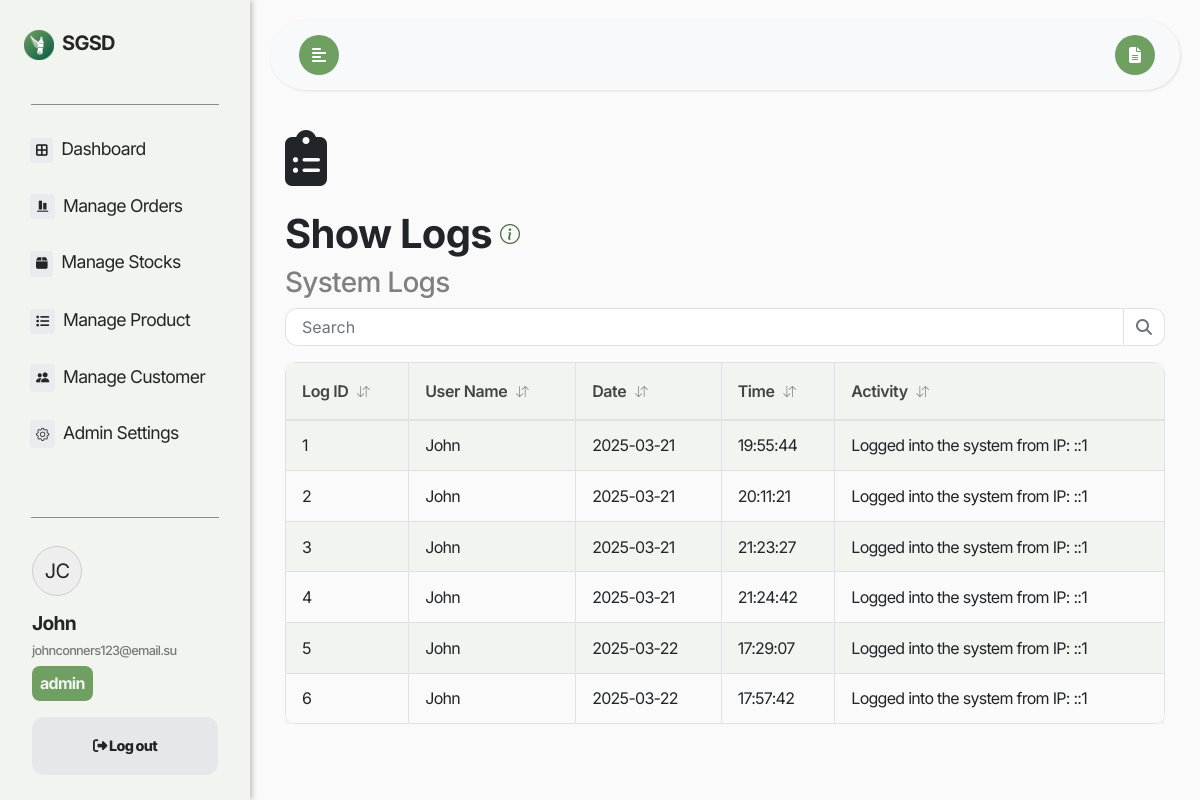
The app's page /Logs/index.php (signed in) with its own data.
### tables this page shows
CREATE TABLE `users` (
  `User_ID` int(11) NOT NULL,
  `Role` varchar(50) NOT NULL,
  `First_Name` varchar(255) NOT NULL,
  `Last_Name` varchar(255) NOT NULL,
  `Email` varchar(255) DEFAULT NULL,
  `Password_hash` varchar(255) NOT NULL,
  `reset_token_hash` varchar(64) DEFAULT NULL,
  `reset_token_expires_at` datetime DEFAULT NULL,
  `Account_activation_hash` varchar(64) DEFAULT NULL
);

CREATE TABLE `logs` (
  `Log_ID` int(11) NOT NULL,
  `User_ID` int(11) DEFAULT NULL,
  `User_Full_Name` varchar(255) DEFAULT NULL,
  `Order_ID` int(11) DEFAULT NULL,
  `Date` date DEFAULT NULL,
  `Time` time DEFAULT NULL,
  `Activity` varchar(255) DEFAULT NULL
);

### check_session.php (called while the page is built, shortened)
<?php
require_once('../dbconnect.php');
$user_email = $_SESSION['email'];
$sql = "SELECT User_ID, First_Name, Email, Role FROM Users WHERE Email = ?";
$stmt = $conn->prepare($sql);
$stmt->bind_param("s", $user_email);
$stmt->execute();
$result = $stmt->get_result();
$row = $result->fetch_assoc();
$user_role = $row['Role'];
?>

### Logs/index.php (the view, shortened to what this page needs)
<?php
include('../check_session.php');
include '../dbconnect.php';
$user_email = $_SESSION['email'];
$query = "SELECT First_Name, Last_Name FROM Users WHERE Email = ?";
$stmt = $conn->prepare($query);
$stmt->bind_param("s", $user_email);
$stmt->execute();
$stmt->bind_result($user_first_name, $user_last_name);
$query = "SELECT Logs.Log_ID,
                 Users.First_Name AS First_Name,
                 Logs.Date,
                 Logs.Time,
                 Logs.Activity
          FROM Logs
          INNER JOIN Users ON Logs.User_ID = Users.User_ID";
$result = $conn->query($query);
?>
<!DOCTYPE html>
<html lang="en">
<head>
    <link rel="stylesheet" href="https://cdn.jsdelivr.net/npm/bootstrap@4.6.0/dist/css/bootstrap.min.css">
    <link rel="stylesheet" href="https://cdnjs.cloudflare.com/ajax/libs/font-awesome/5.15.3/css/all.min.css">
    <link href='https://unpkg.com/boxicons@2.1.4/css/boxicons.min.css' rel='stylesheet'>
    <link rel="stylesheet" href="https://cdn.jsdelivr.net/npm/bootstrap-icons@1.11.3/font/bootstrap-icons.min.css">
    <link rel="stylesheet" href="https://cdnjs.cloudflare.com/ajax/libs/font-awesome/6.2.0/css/all.min.css">
    <link rel="stylesheet" href="https://cdn.jsdelivr.net/npm/bootstrap-icons@1.3.0/font/bootstrap-icons.css">
    <link rel="stylesheet" href="../style/styles.css">
</head>
<body>
<div class="wrapper">
    <nav id="sidebar">
        <div class="sidebar-header mt-4 mb-4">
            <div class="d-flex justify-content-between align-items-center">
                <a class="navbar-brand m-0 p-1" href="#">
                <img src="../logo.png" alt="SGSD Logo" width="30" height="30" class="mr-1"> SGSD
                </a>
            </div>
        </div>
        <hr class="line">
        <ul class="list-unstyled components p-0">
            <li>
                <a href="../Dashboard" class="sidebar-items-a">
                    <i class="fa-solid fa-border-all" style="font-size:13.28px; background-color: #e8ecef; padding: 6px; border-radius: 3px;"></i>
                    <span>&nbsp;Dashboard</span>
                </a>
            </li>
            <?php if ($user_role !== 'driver') :
            ?>
                <li>
                    <a href="../ManageOrders">
                        <i class="bx bxs-objects-vertical-bottom" style="font-size:13.28px; background-color: #e8ecef; padding: 6px; border-radius: 3px;"></i>
                        <span>&nbsp;Manage Orders</span>
                    </a>
                </li>
            <?php endif; ?>
            <?php if ($user_role === 'admin' || $user_role === 'staff') :
            ?>
                <li>
                    <a href="../ManageStocks">
                        <i class="fa-solid fa-box" style="font-size:13.28px; background-color: #e8ecef; padding: 6px; border-radius: 3px;"></i>
                        <span>&nbsp;Manage Stocks</span>
                    </a>
                </li>
                <li>
                    <a href="../ManageProducts">
                        <i class="fa-solid fa-list" style="font-size:13.28px; background-color: #e8ecef; padding: 6px; border-radius: 3px;"></i>
                        <span>&nbsp;Manage Product</span>
                    </a>
                </li>
            <?php endif; ?>
            <?php if ($user_role === 'admin') :
            ?>
                <li>
                    <a href="../ManageCustomers">
                        <i class="bi bi-people-fill" style="font-size:13.28px; background-color: #e8ecef; padding: 6px; border-radius: 3px;"></i>
                        <span>&nbsp;Manage Customer</span>
                    </a>
                </li>
                <li>
                    <a href="../AdminSettings">
                        <i class="bi bi-gear" style="font-size:13.28px; background-color: #e8ecef; padding: 6px; border-radius: 3px;"></i>
                        <span>&nbsp;Admin Settings</span>
                    </a>
                </li>
            <?php endif; ?>
        </ul>
        <div class="sidebar-spacer"></div>
        <hr class="line">
        <ul class="list-unstyled CTAs pt-0 mb-0 sidebar-bottom">
            <li class="sidebar-username pb-2">
                <div class="align-items-center">
                    <div class="profile-initials rounded-circle d-flex align-items-center justify-content-center mb-3" style="width: 50px; height: 50px; border: 1px solid #ccc; background-color: #eee; font-size: 20px;">
                        <?php
                            echo strtoupper(substr($user_first_name, 0, 1) . substr($user_last_name, 0, 1));
                        ?>
                    </div>
                    <div>
                        <h1><?php echo htmlspecialchars($user_first_name); ?></h1>
                        <h2><?php echo htmlspecialchars($user_email); ?></h2>
                        <h5 style="font-size: 1em; background-color: #6fa062; color: #F2f2f2; font-weight: 700; padding: 8px; border-radius: 8px; width: fit-content;"><?php echo htmlspecialchars($user_role); ?></h5>
                    </div>
                </div>
            </li>
            <li>
                <a href="#" class="logout">
                <i class="fa-solid fa-sign-out-alt"></i>
                <span>Log out</span>
                </a>
            </li>
        </ul>
    </nav>
    <div id="content">
    <nav class="navbar navbar-expand-lg navbar-light bg-light" id="mainNavbar">
            <div class="container-fluid">
                <button type="button" id="sidebarCollapse" class="btn btn-info ml-1" data-toggle="tooltip" data-placement="bottom" title="Toggle Sidebar">
                    <i class="fas fa-align-left"></i>
                </button>
                <button class="btn btn-dark d-inline-block ml-auto" type="button" id="manualButton" data-toggle="tooltip" data-placement="bottom" title="View Manual">
                    <i class="fas fa-file-alt"></i>
                </button>
            </div>
        </nav>
        <div class="container mt-4">
            <div class="pb-4">
            <i class="fa-solid fa-clipboard-list" style="font-size:56px;"></i>
            </div>
            <div class="d-flex align-items-center">
                <h1><b>Show Logs</b></h1>
                <i class="bi bi-info-circle pl-2 pb-2" style="font-size: 20px; color:rgb(74, 109, 65); font-weight: bold;" data-toggle="tooltip" data-placement="top" title="This page audits and tracks user activity."></i>
            </div>
            <h3 style="color: gray;">System Logs</h3>
            <div class="d-flex align-items-center justify-content-between mb-3">
            <div class="input-group">
                <input type="search" class="form-control" placeholder="Search" aria-label="Search" id="searchInput">
                <button class="btn btn-outline-secondary" type="button" id="search">
                <i class="fa fa-search"></i>
                </button>
            </div>
            </div>
            <div style="max-height: 750px; overflow-y: auto; overflow-x: hidden;">
            <div class="table-responsive d-none d-md-block">
            <table class="table table-striped table-bordered" id="logsTable">
                <thead>
                <tr>
                    <th onclick="sortTable(0)">Log ID <i class="bi bi-arrow-down-up"></i></th>
                    <th onclick="sortTable(1)">User Name <i class="bi bi-arrow-down-up"></i></th>
                    <th onclick="sortTable(3)">Date <i class="bi bi-arrow-down-up"></i></th>
                    <th onclick="sortTable(4)">Time <i class="bi bi-arrow-down-up"></i></th>
                    <th onclick="sortTable(5)">Activity <i class="bi bi-arrow-down-up"></i></th>
                </tr>
                </thead>
                <tbody>
                <?php if (mysqli_num_rows($result) > 0): ?>
                    <?php while ($row = mysqli_fetch_assoc($result)): ?>
                    <tr>
                        <td><?php echo $row['Log_ID']; ?></td>
                        <td><?php echo $row['First_Name']; ?></td>
                        <td><?php echo $row['Date']; ?></td>
                        <td><?php echo $row['Time']; ?></td>
                        <td><?php echo $row['Activity']; ?></td>
                    </tr>
                    <?php endwhile; ?>
                <?php else: ?>
                    <tr>
                    <td colspan="6">No logs found.</td>
                    </tr>
                <?php endif; ?>
                </tbody>
            </table>
            </div>
        </div>
        </div>
        </div>
    </div>

### style/styles.css (style rules this page uses)
a.logout { display: flex; justify-content: center; align-items: center; text-align: center; width: 186px; font-weight: 800; border-radius: 12px !important; padding: 18px !important; background: #e5e7eb; color: #242424; margin: 0 auto; }
#sidebar { display: flex; flex-direction: column; min-height: 100vh; overflow-y: auto; overflow-x: hidden; }
.sidebar-spacer { flex-grow: 1; }
.sidebar-bottom { margin-top: auto; }
#searchInput { border-top-left-radius: 12px; border-bottom-left-radius: 12px; }
#search { border-top-right-radius: 12px; border-bottom-right-radius: 12px; }
.input-group .form-control { border-radius: 10px 0 0 10px; border: 1px solid #dee2e6; padding: 0.6rem 1rem; transition: all 0.3s; }
.input-group .btn-outline-secondary { border-radius: 0 10px 10px 0; border: 1px solid #dee2e6; border-left: none; background-color: #fff; color: #6c757d; transition: all 0.3s; }
.form-control { border-radius: 10px; padding: 0.75rem 1rem; border: 1px solid #ced4da; transition: all 0.3s ease; }

### Logs/index.php (style rules this page uses)
body { font-family: 'Inter', sans-serif !important; background: #fafafa; letter-spacing: -0.045em; }
a, a:hover, a:focus { color: inherit; text-decoration: none; transition: all 0.3s; }
.navbar { padding: 15px 10px; background: #fff; border: none; border-radius: 0; margin-bottom: 40px; box-shadow: 1px 1px 3px rgba(0, 0, 0, 0.1); }
.wrapper { display: flex; width: 100%; align-items: stretch; }
#sidebar { min-width: 250px; max-width: 250px; background: #f2f4f0; color: #252525; transition: all 0.3s; box-shadow: 2px 0 6px rgba(0, 0, 0, 0.25); }
#sidebar { display: flex; flex-direction: column; min-height: 100vh; }
.sidebar-spacer { flex-grow: 1; }
.sidebar-bottom { margin-top: auto; }
#sidebar .sidebar-header { padding: 0px 20px; background: #f2f4f0; }
#sidebar ul.components { padding: 20px 0; }
#sidebar ul li a { padding: 15px 30px; font-size: 1.1em; display: block; transition: transform 0.3s; }
ul.CTAs { padding: 20px; }
ul.CTAs a { text-align: center; font-size: 0.9em !important; display: block; border-radius: 5px; margin-bottom: 5px; }
#manualButton, #sidebarCollapse { background: #6fa062; border: none; cursor: pointer; border-radius: 24px; width: 40px; height: 40px; transition: transform 0.3s; }
#sidebarNavbar, #mainNavbar { border-radius: 36px; box-shadow: 1px 1px 3px rgba(0, 0, 0, 0.1); }
hr.line { border-top: 1px solid #8a8d8b; width: 75%; }
.sidebar-header { font-weight: 700; letter-spacing: -0.045em; }
.sidebar-username { padding: 12px; letter-spacing: -0.045em !important; white-space: normal; word-wrap: break-word; overflow-wrap: break-word; }
.sidebar-username h1 { width: 75%; font-size: 1.2em !important; font-weight: 700; }
.sidebar-username h2 { font-size: 0.8em; color: #797979; }
#content { width: 100%; padding: 20px; min-height: 100vh; transition: all 0.3s; }
.table-striped>tbody>tr:nth-child(odd)>td, .table-striped>tbody>tr:nth-child(odd)>th { background-color: #f2f4f0; }
.table-responsive { border-radius: 12px; overflow: hidden; box-shadow: 0 4px 12px rgba(0,0,0,0.08); }
.table { margin-bottom: 0; }
.table thead th { background-color: #f2f4f0; color: #444; font-weight: 600; border-bottom: 2px solid #dee2e6; cursor: pointer; padding: 1rem; letter-spacing: -0.025em; position: relative; transition: background-color 0.3s; }
.table thead th i { font-size: 0.8rem; margin-left: 5px; opacity: 0.6; }
.table tbody tr { transition: background-color 0.2s; }
.table td { padding: 0.8rem 1rem; vertical-align: middle; }

### records on screen
users: First_Name+Last_Name "JC", First_Name "John", Role "admin"
logs: Log_ID "1", User_ID.First_Name "John", Date "2025-03-21", Time "19:55:44", Activity "Logged into the system from IP: ::1"
logs: Log_ID "2", User_ID.First_Name "John", Date "2025-03-21", Time "20:11:21", Activity "Logged into the system from IP: ::1"
logs: Log_ID "3", User_ID.First_Name "John", Date "2025-03-21", Time "21:23:27", Activity "Logged into the system from IP: ::1"
logs: Log_ID "4", User_ID.First_Name "John", Date "2025-03-21", Time "21:24:42", Activity "Logged into the system from IP: ::1"
logs: Log_ID "5", User_ID.First_Name "John", Date "2025-03-22", Time "17:29:07", Activity "Logged into the system from IP: ::1"
logs: Log_ID "6", User_ID.First_Name "John", Date "2025-03-22", Time "17:57:42", Activity "Logged into the system from IP: ::1"

### other values on screen
$user_email "johnconners123@email.su"
